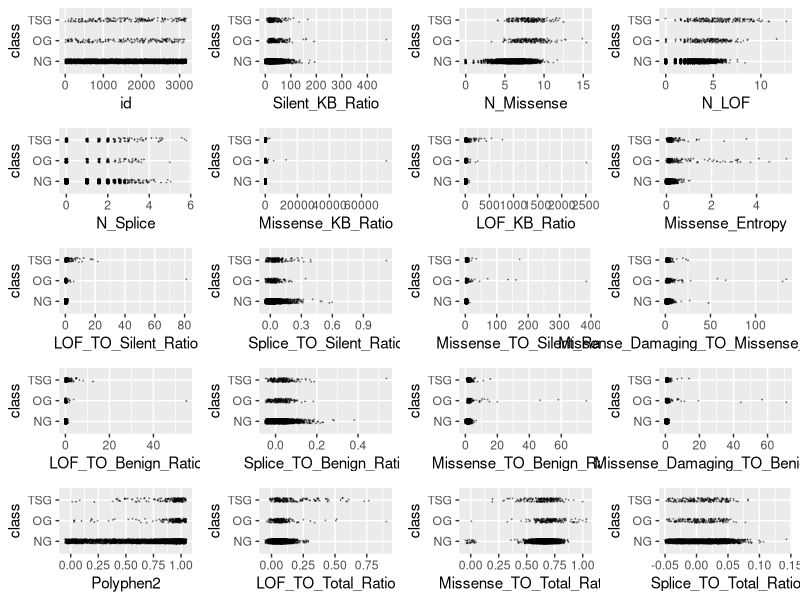
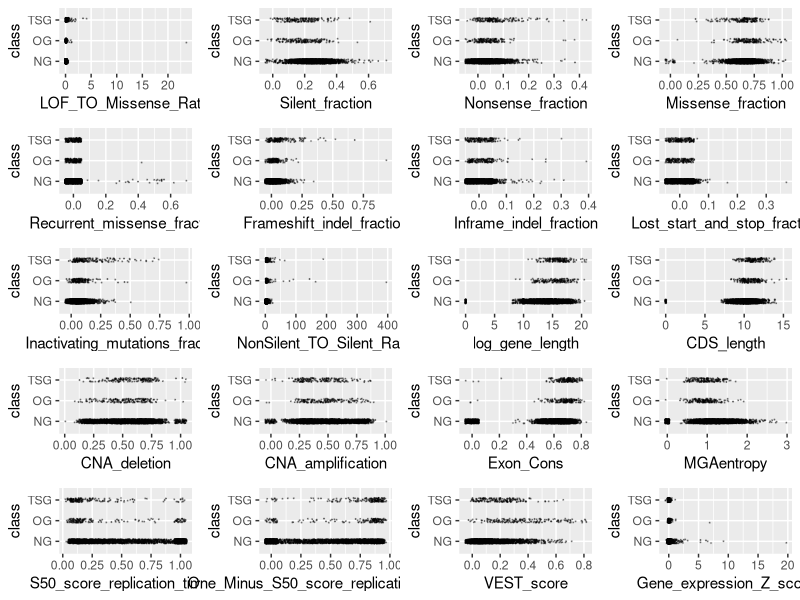
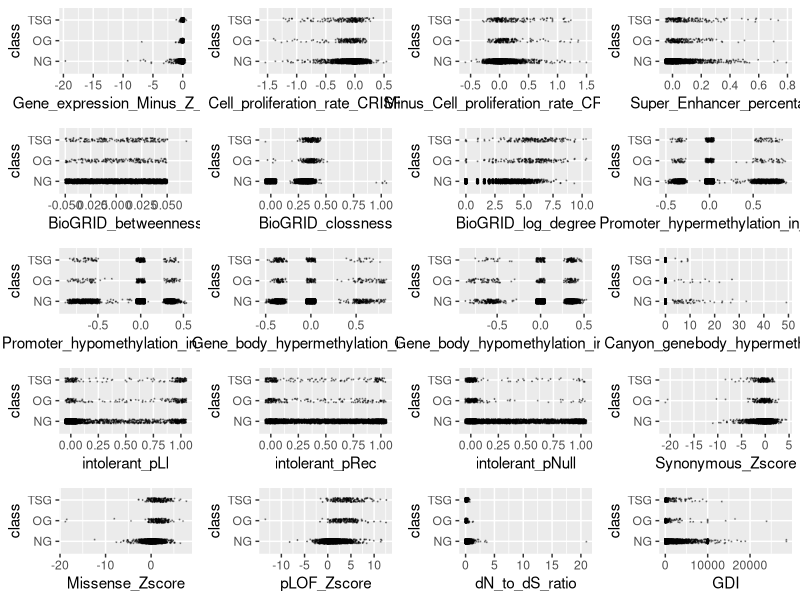
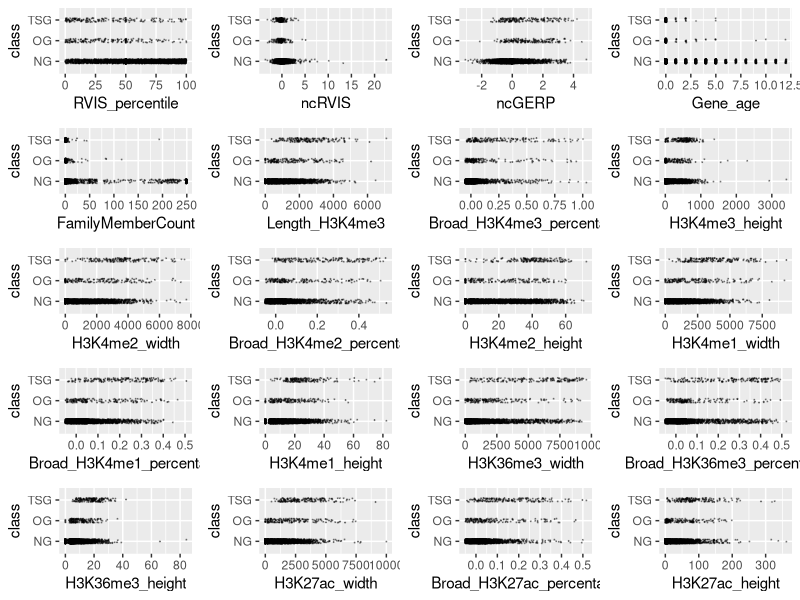
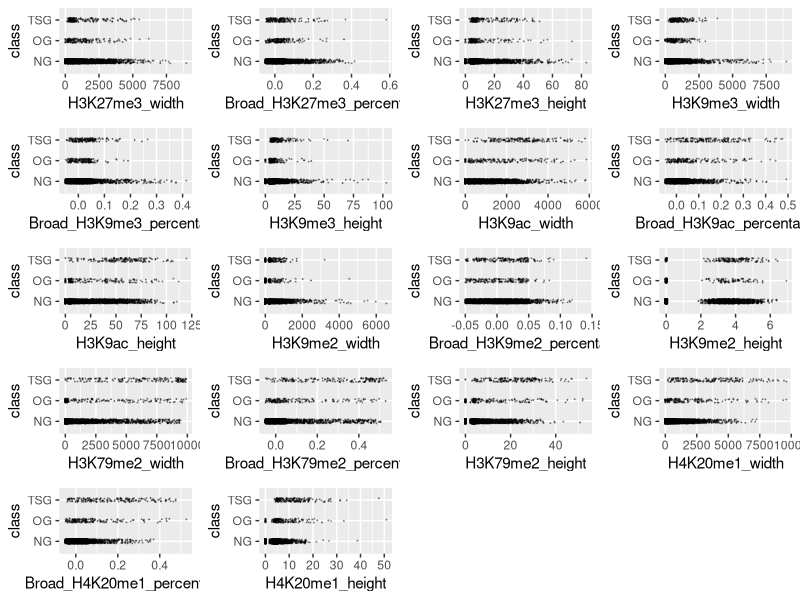
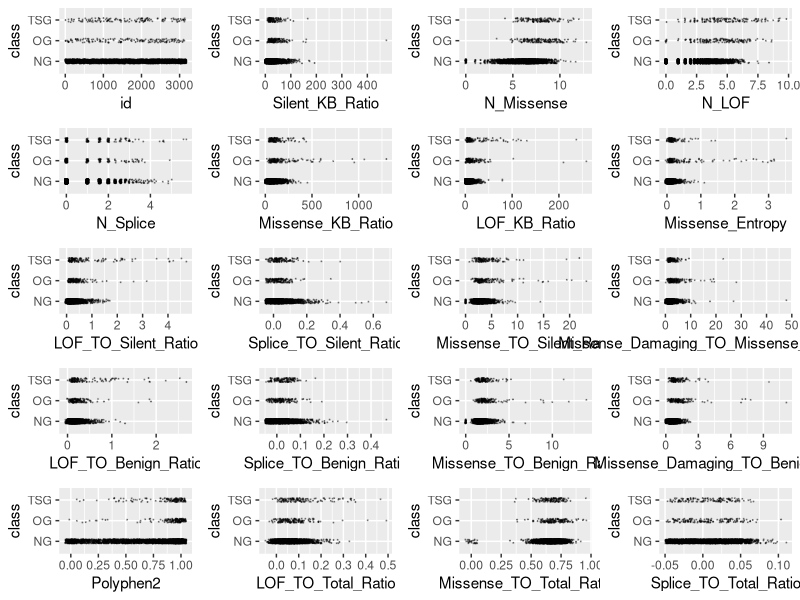
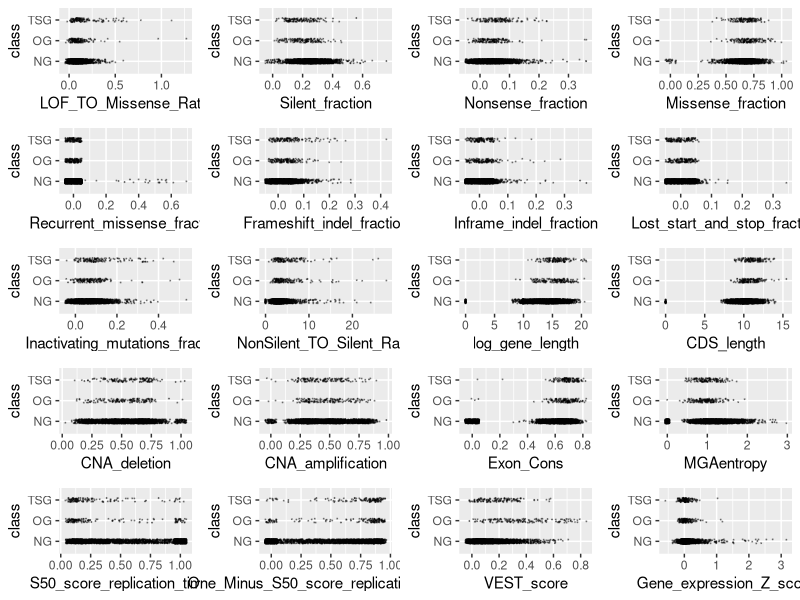
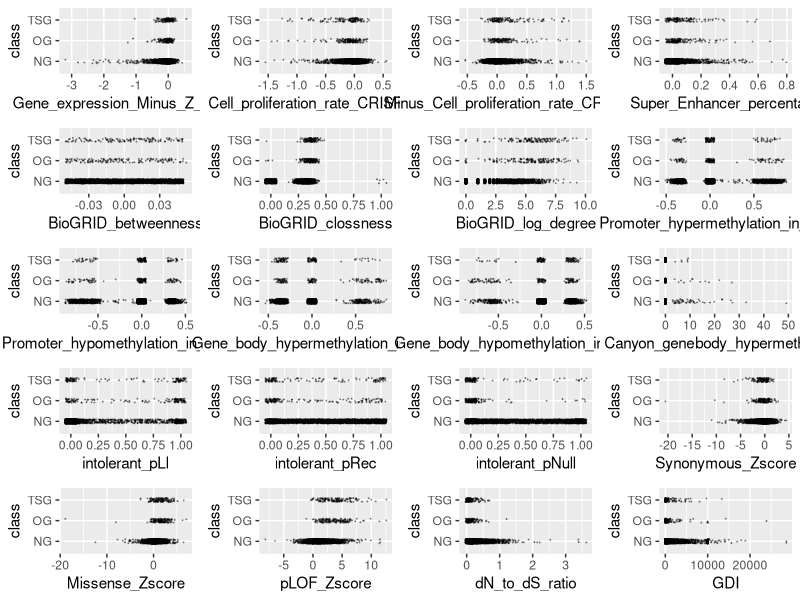

The R script that drew these images, in order: (Note: this script raises an error after producing the figures.)
## ---- chunk 1
knitr::opts_chunk$set(echo = TRUE)
## ---- chunk 2
training <- read.csv("training.csv", stringsAsFactors = TRUE)
training$class <- factor(training$class)
levels(training$class) <- c("NG", "OG", "TSG")
outlier <- function(data) {
  low <- mean(data) - 3 * sd(data)
  high <- mean(data) + 3 * sd(data)
  which(data < low | data > high)
}
library(ggplot2)
scatter <- function(var) {
  ggplot(training, aes_string(var, "class")) +
    geom_jitter(width = 0.05, height = 0.1, size = 0.1,
                colour = rgb(0, 0, 0, alpha = 1 / 3))
}
scat_plot <- lapply(names(training)[-99], scatter)
library(gridExtra)
grid.arrange(grobs = scat_plot[1:20], ncol = 4)
grid.arrange(grobs = scat_plot[21:40], ncol = 4)
grid.arrange(grobs = scat_plot[41:60], ncol = 4)
grid.arrange(grobs = scat_plot[61:80], ncol = 4)
grid.arrange(grobs = scat_plot[81:98], ncol = 4)
outlier_index <- sort(table(unlist(lapply(training[,-99], outlier))), decreasing = TRUE)
outlier_index[1:100]
training <- training[-as.numeric(names(outlier_index)[1:50]),]
training <- training[-which(training$Missense_TO_Silent_Ratio > 100), ]
training <- training[-which(training$Missense_KB_Ratio > 2000), ]
training <- training[-which(training$LOF_TO_Silent_Ratio > 5), ]
training <- training[-which(training$Gene_expression_Z_score > 4), ]
training <- training[-which(training$dN_to_dS_ratio > 5),]
## ---- chunk 3
library(ggplot2)
scatter <- function(var) {
  ggplot(training, aes_string(var, "class")) +
    geom_jitter(width = 0.05, height = 0.1, size = 0.1,
                colour = rgb(0, 0, 0, alpha = 1 / 3))
}
scat_plot <- lapply(names(training)[-99], scatter)
library(gridExtra)
grid.arrange(grobs = scat_plot[1:20], ncol = 4)
grid.arrange(grobs = scat_plot[21:40], ncol = 4)
grid.arrange(grobs = scat_plot[41:60], ncol = 4)
grid.arrange(grobs = scat_plot[61:80], ncol = 4)
grid.arrange(grobs = scat_plot[81:98], ncol = 4)
## ---- chunk 4
sig <- logical(98)
names(sig) <- names(training)[-99]
k <- 1
diffs <- logical(98)
for (var in names(training)[-99]) {
  model <- aov(training[[var]] ~ factor(training$class))
  sig[k] <- summary(model)[[1]][1, 5]
  diffs[k] <- all(TukeyHSD(model)$`factor(training$class)`[, 4] < 0.05)
  k <- k + 1
}
sort(sig[diffs])
score <- function (conf_mat) {
  print(sum(diag(conf_mat) * c(1, 20, 20)))
  print(sum(diag(conf_mat) * c(1, 20, 20)) / sum(apply(conf_mat, 2, sum) * c(1, 20, 20)))
}

classify <- function(probs) {
  if (any(probs[2:3] > 0.05)) {
    subset <- probs[2:3]
    output <- which(subset == max(subset))
    if (length(output) > 1) {
        output <- sample(1:2, 1)
    }
  } else {
    output <- 0
  }
  output
}
## ---- chunk 5
library(dplyr)
vars <- training %>% select(Broad_H3K9ac_percentage, N_LOF, pLOF_Zscore, Missense_Entropy,
                            N_Splice, LOF_TO_Total_Ratio, VEST_score, BioGRID_log_degree,
                            Broad_H3K79me2_percentage, FamilyMemberCount,
                            S50_score_replication_timing, Gene_expression_Z_score,
                            Polyphen2, Broad_H3K36me3_percentage, class)
vars$class <- factor(vars$class)
levels(vars$class) <- c("NG", "OG", "TSG")
cor_mtx = round(cor(vars[, names(vars) != "class"]), 2)
library(reshape2)
#reshape it
melted_cor_mtx <- melt(cor_mtx)

#draw the heatmap
cor_heatmap = ggplot(data = melted_cor_mtx, aes(x=Var1, y=Var2, fill=value)) + geom_tile()
cor_heatmap = cor_heatmap +
scale_fill_gradient2(low = "blue", high = "red", mid = "white", midpoint = 0, limit = c(-1,1), space = "Lab", name="Pearson\nCorrelation") + 
theme_minimal() +
theme(axis.text.x = element_text(angle = 45, vjust = 1, size = 12, hjust = 1))

cor_heatmap
## ---- chunk 6
library(dplyr)
set.seed(1234)
vars <- training %>% select(Broad_H3K9ac_percentage, N_LOF, pLOF_Zscore, Missense_Entropy,
                            N_Splice, LOF_TO_Total_Ratio, VEST_score, BioGRID_log_degree,
                            Broad_H3K79me2_percentage, FamilyMemberCount,
                            S50_score_replication_timing, Gene_expression_Z_score,
                            Polyphen2, Broad_H3K36me3_percentage, class)
library(caret)
vars_test <- createDataPartition(vars$class, p = 0.8, 
                                  list = FALSE)
vars_train <- vars[vars_test, ]
vars_test <- vars[-vars_test, ]

train_cont <- trainControl(method = "cv", number = 5, classProbs = TRUE, savePredictions = TRUE)


knn_ft <- train(class ~ ., data = vars_train, method = "knn", preProc = c("center", "scale"),
                trControl = train_cont, tuneGrid = expand.grid(k = seq(from = 1, to = 25, by = 5)))
for (k in seq(from = 1, to = 25, by = 5)) {
  preds <- predict(knn_ft, newdata = vars_test, type = "prob")
  knn_mod <- table("pred"=unlist(apply(preds, 1, classify)), "obs" = vars_test$class)
  print(knn_mod)
  score(knn_mod)
}
train_cont <- trainControl(method = "cv", number = 5, classProbs = TRUE, savePredictions = TRUE)
qda_ft <- train(class ~ ., data = vars_train, method = "qda", preProc = c("center", "scale"),
                trControl = train_cont)
preds <- predict(qda_ft, newdata = vars_test, type = "prob")

qda_mod <- table("pred"=apply(preds, 1, classify), "obs" = vars_test$class)
qda_mod
score(qda_mod)
train_cont <- trainControl(method = "cv", number = 5, classProbs = TRUE, savePredictions = TRUE)
lda_ft <- train(class ~ ., data = vars_train, method = "lda", preProc = c("center", "scale"),
                trControl = train_cont)
preds <- predict(lda_ft, newdata = vars_test, type = "prob")

lda_mod <- table("pred"=apply(preds, 1, classify), "obs" = vars_test$class)
lda_mod
score(lda_mod)
## ---- chunk 7
tests <- read.csv("test.csv")
rel_vars <- tests %>% select(Broad_H3K9ac_percentage, N_LOF, pLOF_Zscore, Missense_Entropy,
                            N_Splice, LOF_TO_Total_Ratio, VEST_score, BioGRID_log_degree,
                            Broad_H3K79me2_percentage, FamilyMemberCount,
                            S50_score_replication_timing, Gene_expression_Z_score,
                            Polyphen2, Broad_H3K36me3_percentage, class)
for (i in 1:14) {
  rel_vars[[i]] <- (rel_vars[[i]] - lda_ft$preProcess$mean[i])/ lda_ft$preProcess$std[i]
}
preds <- predict(lda_ft, newdata = rel_vars, type = "prob")
preds <- apply(preds, 1, classify)
names(preds) <- tests$id
csv_file <- data.frame("id" = tests$id,
                       "class" = preds)
write.csv(csv_file, "modelpredictions2.csv", row.names = FALSE)
model_1 <- read.csv("modelpredictions.csv")
model_2 <- read.csv("modelpredictions2.csv")
model_1_beta <- read.csv("modelpredictions_beta.csv")
table(model_1$class, model_1_beta$class)
table("BEST MOD" = model_2$class, model_1_beta$class)
mean(model_1$class == csv_file$class)
## ---- chunk 8
vars <- training %>% select(Broad_H3K9ac_percentage, N_LOF, pLOF_Zscore, Missense_Entropy,
                            N_Splice, LOF_TO_Total_Ratio, VEST_score, BioGRID_log_degree,
                            Broad_H3K79me2_percentage, Gene_expression_Z_score,
                            Polyphen2, Broad_H3K36me3_percentage, class)
